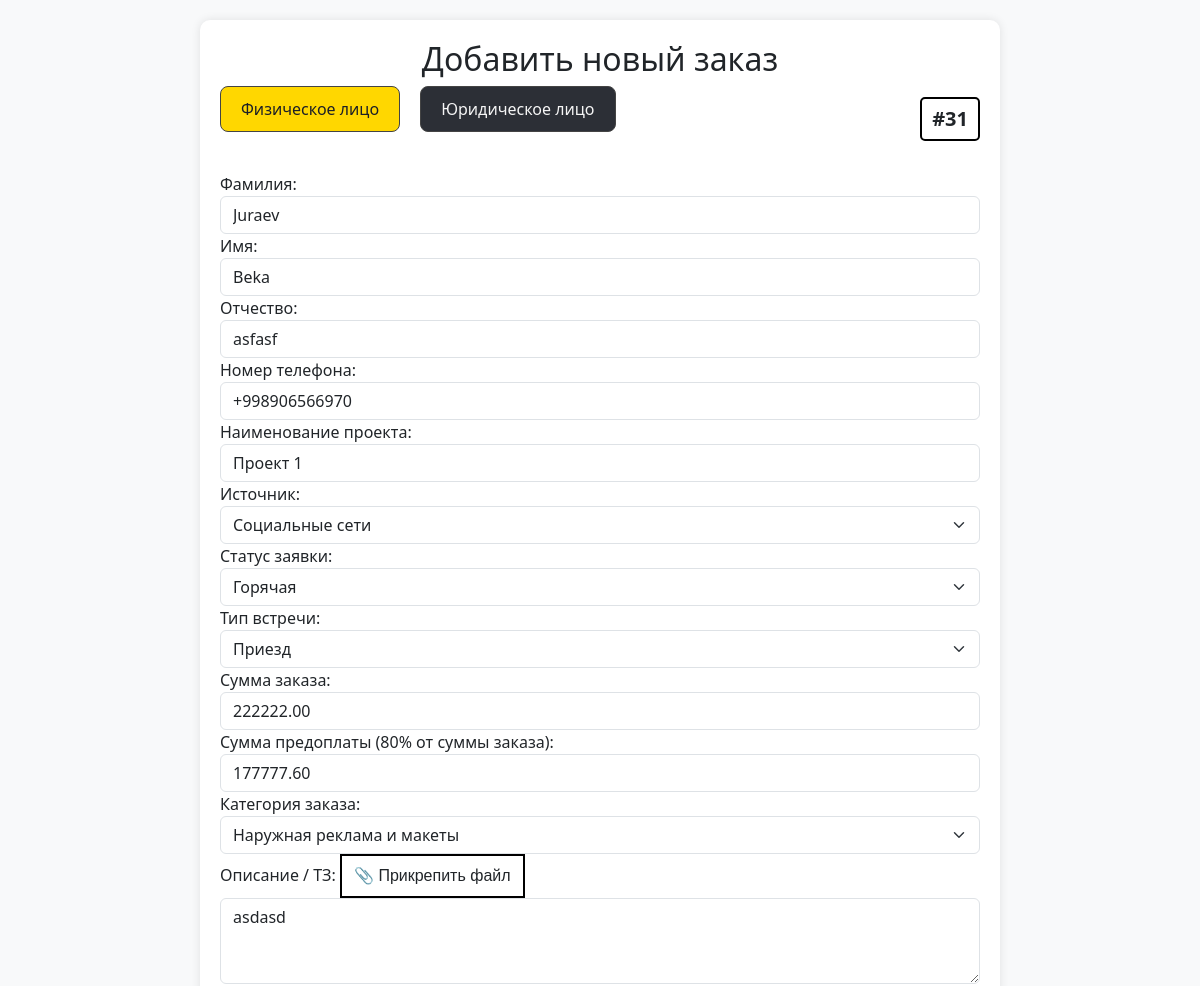
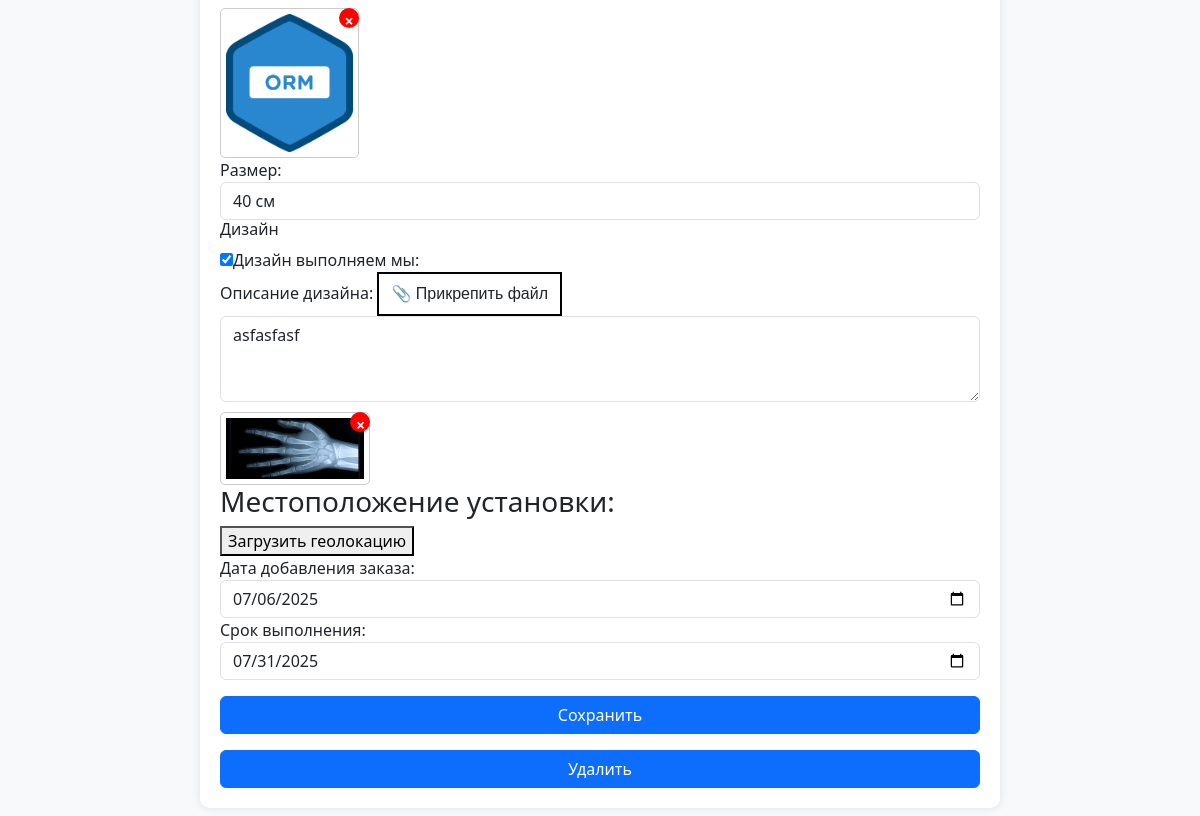
The page /call_center/31 (signed in) on the database its author committed (2 pictures, top to bottom).
### backend/models.py (models this page shows)
class Orders(models.Model):
    Stage_CHOICES = [
        ("marketing", "Соц. маркетинг"),
        ("call_center", "Колл-центр"),
        ("manager", "Менеджер"),
        ("design", "Проектирование"),
        ("technologist", "Технолог"),
        ("manager_2", "Менеджер_2"),
        ("accounting", "Бухгалтерия"),
        ("warehouse", "Склад"),
        ("manufacturing", "Производство"),
        ("accounting_2", "Бухгалтерия_2"),
        ("delivery", "Доставка"),
        ("installation", "Установка"),
        ("quality_control", "Контроль качества"),
        ("finished", "Завершён"),
        ("archive", "Архив"),
        ("failed", "fail")
    ]
    Stage_pod_CHOICES = [
        ("rezka", "Резка"),
        ("svarka", "Сварка"),
        ("fill", "Покраска"),
        ("print", "Печать"),
        ('sborka',"Сборка"),
        ('ready','Готово')
    ]
    vstrecha_choice = [
        ("viezd", "Выезд"),
        ("priezd", "Приезд"),
    ]
    zayavki_choice = [
        ("hot", "Горячая"),
        ("cool", "Холодная"),
    ]
    client=models.ForeignKey(Clients, on_delete=models.CASCADE, related_name='clients_order',null=True)
    call_center = models.ForeignKey(
        'Profile', on_delete=models.CASCADE, related_name='call_center_profile', verbose_name="Профиль",blank=True,null=True
    )
    order_name=models.CharField(max_length=100,null=True)
    vstrecha=models.CharField(max_length=20, choices=vstrecha_choice,null=True)
    zayavki = models.CharField(max_length=20, choices=zayavki_choice, null=True)
    order_sum=models.DecimalField(max_digits=10, decimal_places=2,default=0)
    order_predoplata=models.DecimalField(max_digits=10, decimal_places=2,default=0)
    description=models.TextField()
    description_design = models.TextField()
    check_design=models.BooleanField(default=False)
    catigories = models.CharField(max_length=50)
    razmer=models.CharField(max_length=50)
    latitude = models.FloatField(blank=True, null=True, default=0)
    longitude = models.FloatField(blank=True, null=True, default=0)
    tz=models.FileField(blank=True, upload_to='pictures/')
    design=models.FileField(blank=True, upload_to='pictures/')
    stage = models.CharField(max_length=20, choices=Stage_CHOICES,default='manager')
    add_order=models.DateField(null=True)
    complete_order=models.DateField(null=True)
    rezka=models.BooleanField(default=False)
    svarka=models.BooleanField(default=False)
    fill=models.BooleanField(default=False)
    print=models.BooleanField(default=False)
    sborka = models.BooleanField(default=False)
    stage_pod=models.CharField(max_length=20, choices=Stage_pod_CHOICES,default="rezka")
    payment_data=models.DateField(null=True)
    complete_date=models.DateField(null=True)
    fail_date = models.DateField(null=True)
    by_who_fail=models.CharField(max_length=50,null=True,blank=True)
    fail=models.CharField(max_length=255,null=True)
    full_pay=models.BooleanField(default=False)

class Clients(models.Model):
    Social_CHOICES = [
        ("social", "Социальные сети"),
        ("cold_calls", "Холодные звонки"),
        ("word_of_mouth", "Сарафанное радио"),
    ]
    CLIENT_TYPE_CHOICES = [
        ('INDIVIDUAL', 'Физическое лицо'),
        ('LEGAL_ENTITY', 'Юридическое лицо'),
    ]
    social = models.CharField(max_length=20, choices=Social_CHOICES)
    client_type = models.CharField(
        max_length=20,
        choices=CLIENT_TYPE_CHOICES,
    )
    phone = PhoneNumberField()
    created_at = models.DateField(auto_now_add=True,null=True)
    name = models.CharField(max_length=200, null=True, blank=True, default=None)
    lastname = models.CharField(max_length=200, null=True, blank=True, default=None)
    middle_name = models.CharField(max_length=200, null=True, blank=True, default=None)
    adress = models.CharField(max_length=200, null=True, blank=True, default=None)
    company_name=models.CharField(max_length=200, null=True, blank=True, default=None)
    inn = models.CharField(max_length=12,null=True, blank=True, default=None)
    account=models.IntegerField(blank=True,null=True,default=None)
    mfo = models.IntegerField(blank=True, null=True, default=None)
    active=models.BooleanField(default=False)

### backend/views.py (the view, shortened to what this page needs)
# urls.py: path('call_center/<int:pk>',views.DetailCall.as_view(),name='call_cente_detail'),
class DetailCall(LoginRequiredMixin,DetailView):
   model = Orders
   login_url = reverse_lazy('login')
   template_name = 'call_center_detail.html'
   context_object_name = 'item'

### backend/templates/call_center_detail.html (shortened to what this page needs)
{% load static %}
{% if request.user.profile.approve %}
<!DOCTYPE html>
<html lang="ru">
<head>
    <link href="https://cdn.jsdelivr.net/npm/bootstrap@5.3.0/dist/css/bootstrap.min.css" rel="stylesheet">
    <link rel="stylesheet" href="{% static 'css/main.css' %}">
</head>
<body>
    <div class="container">
        <h2 class="text-center">Добавить новый заказ</h2>
       <div class="toggle-header">
  <div class="toggle-buttons">
    <button id="btn-individual" class="active">Физическое лицо</button>
    <button id="btn-legal">Юридическое лицо</button>
  </div>
  <div class="order-id-box">#{{ item.id }}</div>
</div>
        <form action="" method="POST" enctype="multipart/form-data">
            <div id="person" style="margin-top: 20px; display: block;">
                   <label>Фамилия:</label>
        <input type="text" placeholder="Введите фамилию" class="form-control" name="lastname"  value="{{item.client.lastname}}">
        <label>Имя:</label>
        <input type="text" placeholder="Введите имя" class="form-control" name="name" value="{% if item.client.name %}{{item.client.name}}{% else %}{{item.marketing.client_name}}{% endif %}">
        <label>Отчество:</label>
        <input type="text" placeholder="Введите отчество" class="form-control" name="middle_name" value="{{item.client.middle_name}}">
            </div>
             <label>Номер телефона:</label>
         <input type="tel"
       name="phone"
       placeholder="+998901234567"
       pattern="^\+998\d{9}$"
       title="+998901234567"
       class="form-control"
                value="{% if item.client.phone %}{{item.client.phone}}{% else %}{{ item.marketing.phone }}{% endif %}">
                  <label>Наименование проекта:</label>
            <input type="text" class="form-control" placeholder="Проект 1" name="order_name" value="{{item.order_name }}" required>
                    <label>Источник:</label>
              <select name="social" class="form-select" required>
    <option value="social" {% if item.client.social == "social" %}selected{% endif %}>Социальные сети</option>
</select>
                 <label>Статус заявки:</label>
          <select class="form-select" name="zayavka" required>
    <option value="hot" {% if item.zayavki == "hot" %}selected{% endif %}>Горячая</option>
</select>
              <label>Тип встречи:</label>
      <select class="form-select" name="vstrecha" required>
    <option value="priezd" {% if item.vstrecha == "priezd" %}selected{% endif %}>Приезд</option>
</select>
            <label>Сумма заказа:</label>
            <input type="number" class="form-control" placeholder="100" name="order_sum" id="order_sum"  step="0.01"  value="{{item.order_sum}}" >
            <label>Сумма предоплаты (80% от суммы заказа):</label>
            <input type="number" class="form-control" placeholder="80" readonly name="order_predoplata"   value="{{item.order_predoplata}}"  id="order_predoplata" >
            <label>Категория заказа:</label>
   <select class="form-select" name="catigories">
    <option value="Наружная реклама и макеты" {% if item.catigories == "Наружная реклама и макеты" %}selected{% endif %}>
        Наружная реклама и макеты
    </option>
</select>
         <label>Описание / ТЗ:</label>
<label class="file-input-wrapper">
  <span class="file-label">📎 Прикрепить файл</span>
</label>
            <textarea class="form-control" rows="3" name="description" >{{item.description}}</textarea>
              <div id="preview_tz"></div>
            <label>Размер:</label>
            <input type="text" class="form-control" placeholder="40 cm"  name="razmer"  value="{{item.razmer}}">
            <h6>Дизайн</h6>
            <input type="checkbox" id="size-large" name="check_design" {% if item.check_design %}checked{% endif %}><label>Дизайн выполняем мы:</label>
            <br>
               <label>Описание дизайна:</label>  <label class="file-input-wrapper">
  <span class="file-label">📎 Прикрепить файл</span>
</label>
     <textarea class="form-control" rows="3" name="description_design" >{{item.description_design}}</textarea>
             <div id="preview_design"></div>
        <h3>Местоположение установки:</h3>
           <button id="pick_map"  type="button" onclick="openGeoModal()">Загрузить геолокацию</button>
            <label>Дата добавления заказа:</label>
            <input type="date"  class="form-control" name="add_order" value="{{ item.add_order|date:'Y-m-d' }}" >
            <label>Срок выполнения:</label>
            <input type="date" class="form-control" name="complete_order"  value="{{item.complete_order|date:'Y-m-d'}}" >
            <button type="submit" class="btn btn-primary w-100 mt-3">Сохранить</button>
            <button type="button" class="btn btn-primary w-100 mt-3" onclick="submitDeleteForm()">Удалить</button>
            </form>
</body>
</html>
{% else %}
{% include 'waiting.html' %}
{% endif %}

### backend/templates/call_center_detail.html (style rules this page uses)
body { background-color: #f8f9fa; }
.container { max-width: 800px; margin: 20px auto; background: white; padding: 20px; border-radius: 10px; box-shadow: 0 0 10px rgba(0, 0, 0, 0.1); }
.toggle-buttons button { background-color: #2c2f36; color: #f5f5f5; border: 1px solid #444; padding: 10px 20px; margin-right: 10px; border-radius: 8px; cursor: pointer; transition: background-color 0.3s; }
.toggle-buttons button:hover, .toggle-buttons button.active { background-color: #ffd700; color: #1c1f26; }
.toggle-buttons { display: flex; margin-bottom: 20px; }
.file-input-wrapper { display: inline-block; border: 2px solid black; padding: 8px 12px; cursor: pointer; font-family: sans-serif; }
.file-label { display: inline-block; }
.toggle-header { display: flex; justify-content: space-between; align-items: center; margin-bottom: 20px; }
.toggle-buttons { display: flex; gap: 10px; }
.order-id-box { font-weight: bold; font-size: 20px; border: 2px solid black; padding: 5px 10px; border-radius: 5px; }

### rows shown on the page
Orders: id "31", lastname "Juraev", name "Beka", middle_name "asfasf", phone "+998906566970", order_name "Проект 1", social "Социальные сети", zayavka "Горячая", vstrecha "Приезд", order_sum "222222.00", order_predoplata "177777.60", catigories "Наружная реклама и макеты", description "asdasd", razmer "40 см", check_design "☑", description_design "asfasfasf", add_order "07/06/2025", complete_order "07/31/2025"
